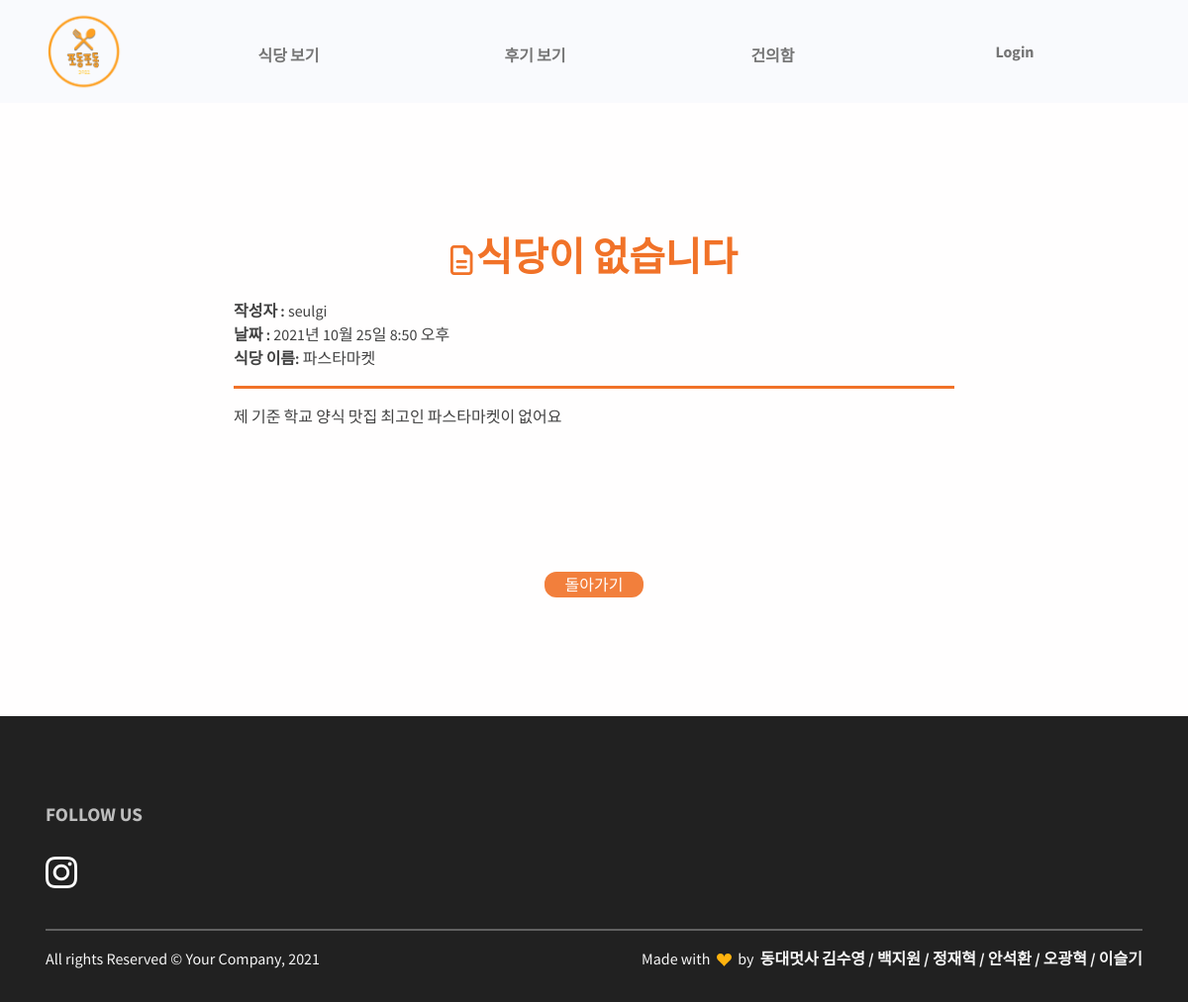
Screenshot of /board/request_detail/3 with the database file from the repository.
### board/models.py (models this page shows, shortened)
class Board(models.Model):
    id = models.AutoField(primary_key=True)
    title = models.CharField(max_length=2000)
    cafeteria = models.CharField(max_length=2000)
    writer = models.ForeignKey(User, on_delete=models.CASCADE)
    date = models.DateTimeField()
    body = models.TextField()

### board/views.py (the view)
# urls.py: path('request_detail/<str:id>',request_detail,name='request_detail'),
def request_detail(request,id):
    board = get_object_or_404(Board,pk=id)
    return render(request,'board/request_detail.html',{'board':board})

### board/templates/board/request_detail.html (shortened to what this page needs)
{% extends 'base.html' %}
{% load static %}
{% block content %}
<section>
    <div class = 'container'>
        <div class="row">
        <div class='board_content text-center' style="margin-top: 100px;">
        <i class="far fa-file-alt" style="color: #F17228; font-size: 30px;"></i>
        <div class="fw-bold text-center text-danger fs-3 fs-lg-5 lh-sm my-3" style="display:inline-block;">{{board.title}}</div>
        </div>
        <div class="col-lg-2">
        </div>
        <div class="col-lg-8">
        <strong>작성자 : </strong>{{board.writer}}<br>
        <strong>날짜 :</strong> {{board.date}}
        <p><strong>식당 이름:</strong> {{board.cafeteria}}</p>
        <hr style="height: 3px; color:#F17228;">
        <p>{{board.body}}</p>
        <div class = 'board_detail' style="text-align: center; margin-top:20%;">
    {% if user == board.writer %}
            <a href="{% url 'board:request_edit' board.id %}"><button style="width: 100px; color: #fff;">수정</button></a> &nbsp;
            <a href="{% url 'board:request_delete' board.id %}"><button style="width: 100px; color: #fff;">삭제</button></a> &nbsp;
            <a href="{% url 'board:board_main' %}"><button style="width: 100px; color: #fff;">돌아가기</button></a>
        </div>
    {% else %}
            <a href="{% url 'board:board_main' %}"><button style="width: 100px; color: #fff;">돌아가기</button></a>
        </div>
    {% endif %}
    </div>
    </div>
</section>
{% endblock %}

### podongpodong/static/css/board.css (style rules this page uses)
.board_detail button { background-color:#F17228; opacity:0.9; border-radius: 12px; border:none; width:6%; }

### rows the page displays
Board: title "식당이 없습니다", writer "seulgi", date "2021년 10월 25일 8:50 오후", cafeteria "파스타마켓", body "제 기준 학교 양식 맛집 최고인 파스타마켓이 없어요"
